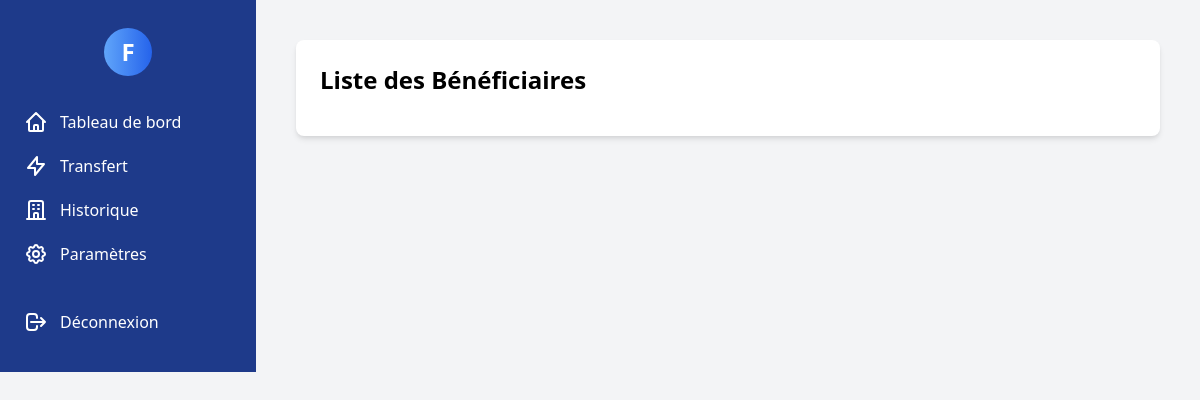
The app's page /accounts/list_beneficiaries/ (signed in), older data.
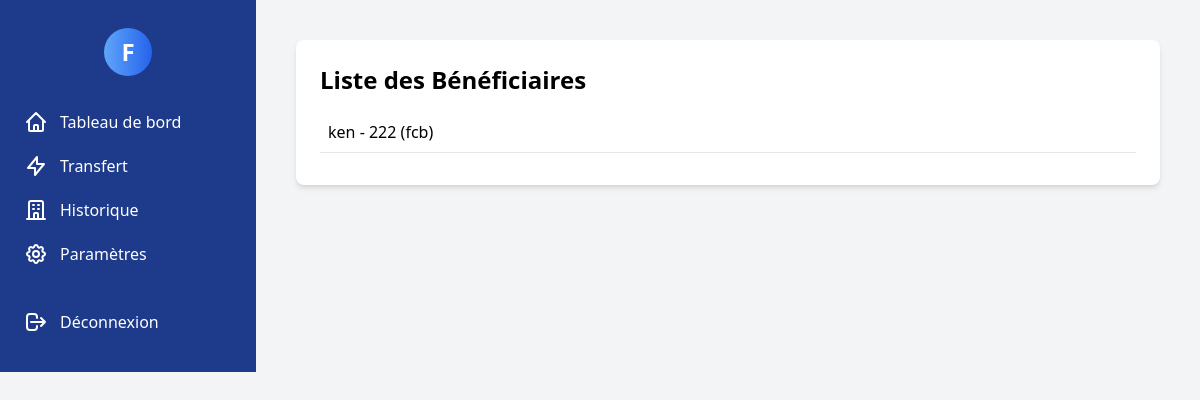
The same page, newer data.
### accounts/models.py (models this page shows, shortened)
class CustomUser(AbstractUser):
    nom = models.CharField(max_length=100)
    prenom = models.CharField(max_length=100)
    ville = models.CharField(max_length=100)
    numero_telephone = models.CharField(max_length=15)
    emploi = models.CharField(max_length=100)
    email = models.EmailField(unique=True, blank=True)  # Ajout du champ email

class Beneficiary(models.Model):
    user = models.ForeignKey(CustomUser, on_delete=models.CASCADE, related_name='beneficiaries')
    name = models.CharField(max_length=100)
    account_number = models.CharField(max_length=20)
    bank_name = models.CharField(max_length=100)

### accounts/views.py (the view)
# urls.py: path('list_beneficiaries/', views.list_beneficiaries, name='list_beneficiaries'),
@login_required
def list_beneficiaries(request):
    beneficiaries = Beneficiary.objects.filter(user=request.user)
    return render(request, 'list_beneficiary.html', {
        'beneficiaries': beneficiaries,
    })

### templates/list_beneficiary.html
{% extends 'base.html' %}
{% block content %}
<div class="bg-white p-6 rounded-lg shadow-md">
    <h2 class="text-2xl font-bold mb-4">Liste des Bénéficiaires</h2>
    <ul>
        {% for beneficiary in beneficiaries %}
        <li class="mb-2 p-2 border-b">
            {{ beneficiary.name }} - {{ beneficiary.account_number }} ({{ beneficiary.bank_name }})
        </li>
        {% endfor %}
    </ul>
</div>
{% endblock %}

### templates/base.html (shortened to what this page needs)
<!DOCTYPE html>
<html lang="fr">
<head>
    <link href="https://cdn.jsdelivr.net/npm/tailwindcss@2.2.19/dist/tailwind.min.css" rel="stylesheet">
</head>
<body class="bg-gray-100">
    <div class="flex">
        {% if user.is_authenticated %}
        <div class="bg-blue-900 text-white w-16 md:w-64 space-y-6 py-7 px-2">
            <div class="text-2xl font-bold text-center bg-gradient-to-r from-blue-400 to-blue-600 rounded-full w-12 h-12 flex items-center justify-center mx-auto">
                {{ user.nom|first|upper }}
            </div>
            <nav>
                <a href="{% url 'dashboard' %}" class="flex items-center py-2.5 px-4 rounded transition duration-200 hover:bg-blue-800">
                    <span class="hidden md:inline">Tableau de bord</span>
                </a>
                <a href="{% url 'transfer_funds' %}" class="flex items-center py-2.5 px-4 rounded transition duration-200 hover:bg-blue-800">
                    <svg class="w-6 h-6 md:mr-3" fill="none" stroke="currentColor" viewBox="0 0 24 24" xmlns="http://www.w3.org/2000/svg"><path stroke-linecap="round" stroke-linejoin="round" stroke-width="2" d="M13 10V3L4 14h7v7l9-11h-7z"></path></svg>
                    <span class="hidden md:inline">Transfert</span>
                </a>
                <a href="{% url 'transaction_history' %}" class="flex items-center py-2.5 px-4 rounded transition duration-200 hover:bg-blue-800">
                    <span class="hidden md:inline">Historique</span>
                </a>
                <a href="#" onclick="openModal()" class="flex items-center py-2.5 px-4 rounded transition duration-200 hover:bg-blue-800">
                    <span class="hidden md:inline">Paramètres</span>
                </a>
            </nav>
            <div class="mb-8">
                <a href="{% url 'logout' %}" class="flex items-center py-2.5 px-4 rounded transition duration-200 hover:bg-blue-800">
                    <svg class="w-6 h-6 md:mr-3" fill="none" stroke="currentColor" viewBox="0 0 24 24" xmlns="http://www.w3.org/2000/svg"><path stroke-linecap="round" stroke-linejoin="round" stroke-width="2" d="M17 16l4-4m0 0l-4-4m4 4H7m6 4v1a3 3 0 01-3 3H6a3 3 0 01-3-3V7a3 3 0 013-3h4a3 3 0 013 3v1"></path></svg>
                    <span class="hidden md:inline">Déconnexion</span>
                </a>
            </div>
        </div>
        {% endif %}
        <div class="flex-1 p-10">
            {% block content %}
            {% endblock %}
        </div>
    </div>
</body>
</html>

Row changes from the older to the newer data that the page shows:
added Beneficiary: name "ken", account_number "222", bank_name "fcb"
